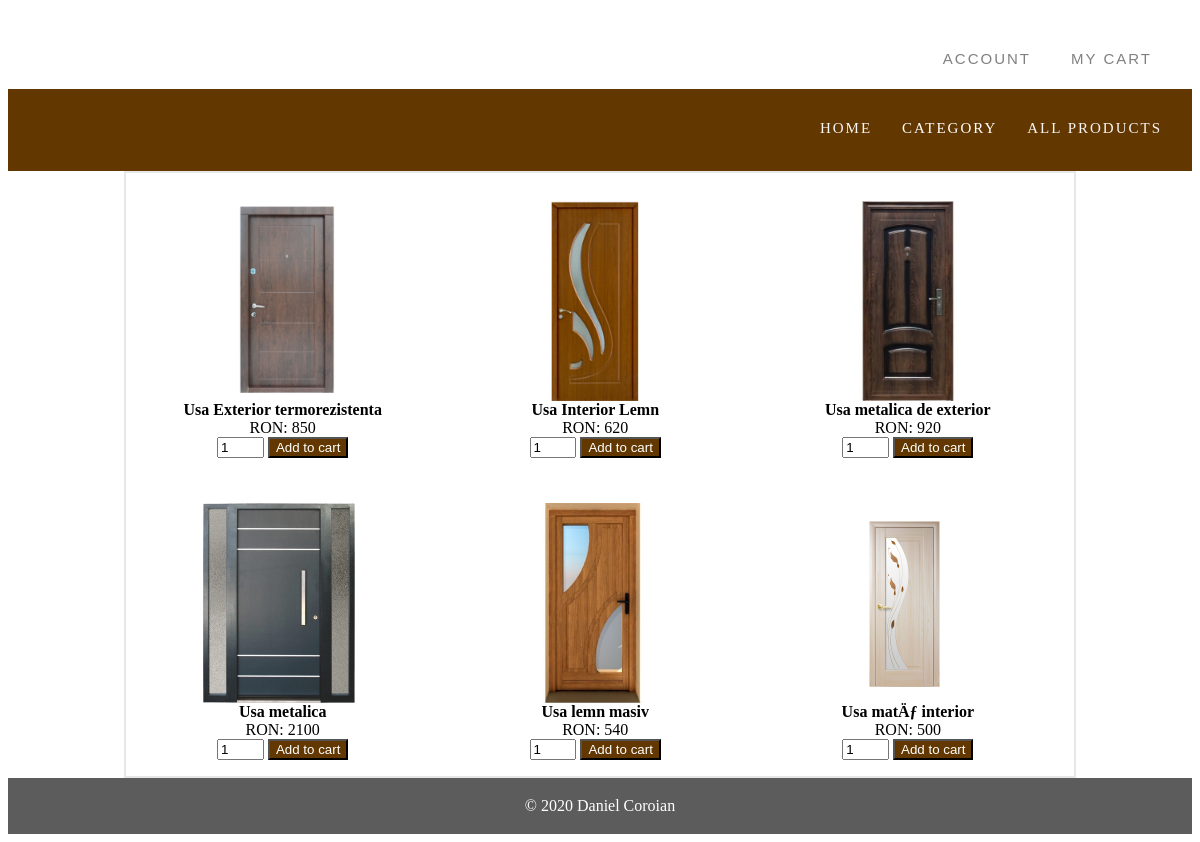
The app's page /category.php?category=usi with its own data.
### tables this page shows
CREATE TABLE IF NOT EXISTS `products` (
  `id` int(8) NOT NULL AUTO_INCREMENT,
  `name` varchar(40) NOT NULL,
  `image` text NOT NULL,
  `price` double(8,2) NOT NULL,
  `category` varchar(30) DEFAULT NULL,
  `description` varchar(1000) DEFAULT NULL,
  `dimensions` varchar(50) DEFAULT NULL,
  PRIMARY KEY (`id`)
);

### functions.php (called while the page is built, shortened)
<?php
	require_once "conection.php";
	class functionsCart extends conection{
		function getProductsByCategory($category,$category2=""){
			if(!empty($category2)){
				$query = "SELECT * FROM products WHERE category = ? || category = ?";
				$params=array(
							array(
								"param_type" => "s",
								"param_value" => $category
							),
							array(
								"param_type" => "s",
								"param_value" => $category2
							)
						);
				$products=$this->getResults($query, $params);
				return $products;
			}
		}
	}
?>

### category.php (the view, shortened to what this page needs)
<?php
require_once "functions.php";
?>
<html>
	<head>
		<link rel="stylesheet" href="style.css">
	</head>
	<body>
		<?=navbar()?>
		<div class='container'>
			<?php
				if(isset($_GET['category'])){
					$functionsCart = new functionsCart();
					if($_GET['category']=="usi")
						$products=$functionsCart->getProductsByCategory("usa_exterior","usa_interior");
					else if($_GET['category']=="ferestre")
						$products=$functionsCart->getProductsByCategory("fereastra_lemn","fereastra_termopan");
					else
						$products=$functionsCart->getProductsByCategory($_GET['category']);
			?>
					<div id="some_products">
			<?php
						if(!empty($products)){
									foreach($products as $key=>$value){
			?>
							<div class="itemsCategory">
								<form method="post" action="cart.php?action=add&id=<?php echo $products[$key]["id"]; ?>">
									<div class="image">
										<a href='item.php?id=<?php echo $products[$key]['id']?>'>
											<img src="images/<?php echo $products[$key]["image"]; ?>" width="200" height="200" alt="<?php echo $products[$key]['name']?>">
										</a>
									</div>
									<div class="name_product">
										<strong><a href='item.php?id=<?php echo $products[$key]['id']?>'><?php echo $products[$key]["name"]; ?></a></strong>
									</div>
									<div class="price">
										<?php echo "RON: ".$products[$key]["price"]; ?>
									</div>
									<div class="quantity_submit">
										<input type="number" name="quantity" value="1" size="1" />
										<input type="submit" value="Add to cart" />
									</div>
								</form>
							</div>
			<?php
									}
							}
			?>
					</div>
			<?php
				}
			?>
		</div>
		<?=footer()?>
	</body>
</html>

### style.css (style rules this page uses)
.container { background-color: white; margin: 0 auto; padding:0 auto; width: 80%; scroll-behavior: auto; border: 2px solid rgb(231, 231, 231); overflow: auto; min-height:70%; }
a { text-decoration: none; color:black; }
.quantity_submit input[type="number"] { width:15%; }
.quantity_submit input[type="submit"] { color:white; cursor:pointer; background-color:#633800; }
.image, .name_product { cursor:pointer; }
.itemsCategory { width: 33%; text-align: center; float: left; margin-top: 3%; }

### records on screen
products: image (picture), name "Usa Exterior termorezistenta", price "850"
products: image (picture), name "Usa Interior Lemn", price "620"
products: image (picture), name "Usa metalica de exterior", price "920"
products: image (picture), name "Usa metalica", price "2100"
products: image (picture), name "Usa lemn masiv", price "540"
products: image (picture), name "Usa matÄƒ interior", price "500"
